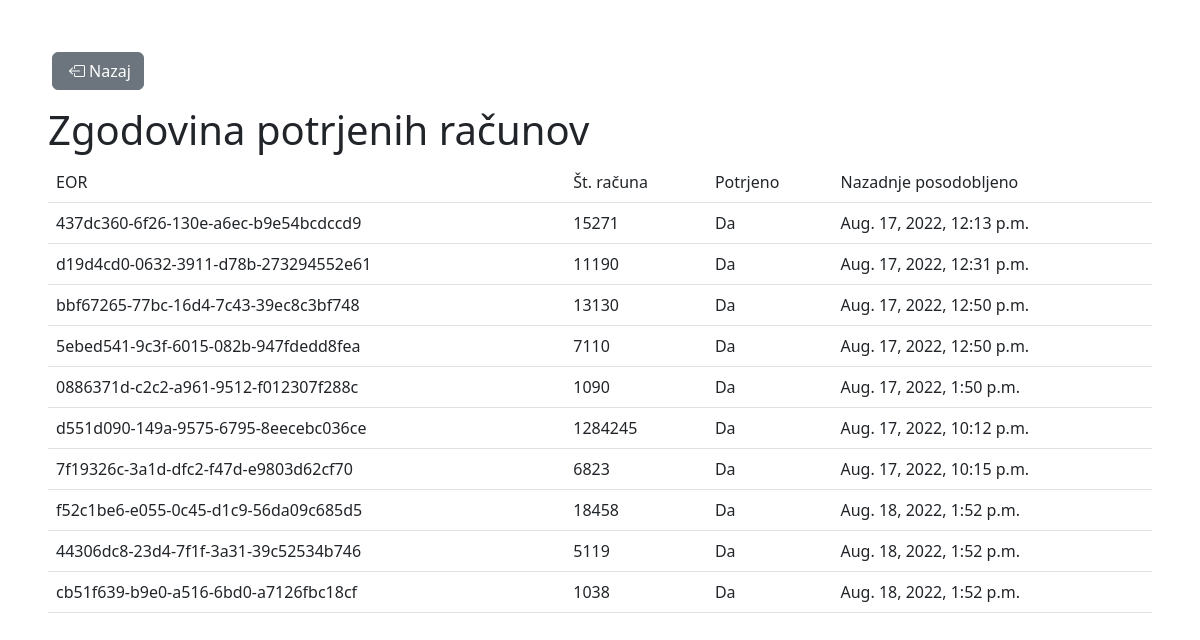
The app's page /racuni/zgodovina/ with its own data.
### racuni/models.py (models this page shows, shortened)
class Bill(models.Model):
    eor = models.CharField(max_length=100, primary_key=True)
    producer = models.ForeignKey(Company, on_delete=models.CASCADE)
    bill_number = models.CharField(max_length=200)
    seller = models.CharField(max_length=200)
    last_updated = models.DateTimeField('last updated')
    tax_level = models.FloatField()
    zoi = models.CharField(max_length=200)
    status = models.BooleanField()

### racuni/views.py (the view)
# urls.py: path('zgodovina/', views.HistoryView.as_view(), name='history'),
class HistoryView(generic.ListView):
    template_name = 'racuni/history.html'
    context_object_name = 'bills_list'
    def get_queryset(self):
        return Bill.objects.filter(status=True)

### racuni/templates/racuni/history.html (shortened to what this page needs)
<!DOCTYPE html>
<html lang="en">
<head>
    <link rel="stylesheet" href="https://cdn.jsdelivr.net/npm/bootstrap@5.2.0-beta1/dist/css/bootstrap.min.css"
>
    <link rel="stylesheet" href="https://cdn.jsdelivr.net/npm/bootstrap-icons@1.9.1/font/bootstrap-icons.css">
</head>
<body>
<div class="m-5">
    <a href="{% url 'index' %}" class="m-1 mb-3 btn btn-secondary"><i class="bi bi-box-arrow-left m-1"></i>Nazaj</a>
    <h1>Zgodovina potrjenih računov </h1>
    {% if bills_list %}
        <table class="table">
            <tr>
                <td>EOR</td>
                <td>Št. računa</td>
                <td>Potrjeno</td>
                <td>Nazadnje posodobljeno</td>
            </tr>
            {% for bill in bills_list %}
                <tr>
                    <td>{{ bill.eor }}</td>
                    <td>{{ bill.bill_number }}</td>
                    <td> Da</td>
                    <td>{{ bill.last_updated }}</td>
                </tr>
            {% endfor %}
        </table>
    {% else %}
        <h2>Nimate še potrjenih računov</h2>
    {% endif %}
</div>
</body>
</html>

### records on screen
Bill: eor "437dc360-6f26-130e-a6ec-b9e54bcdccd9", bill_number "15271", last_updated "Aug. 17, 2022, 12:13 p.m."
Bill: eor "d19d4cd0-0632-3911-d78b-273294552e61", bill_number "11190", last_updated "Aug. 17, 2022, 12:31 p.m."
Bill: eor "bbf67265-77bc-16d4-7c43-39ec8c3bf748", bill_number "13130", last_updated "Aug. 17, 2022, 12:50 p.m."
Bill: eor "5ebed541-9c3f-6015-082b-947fdedd8fea", bill_number "7110", last_updated "Aug. 17, 2022, 12:50 p.m."
Bill: eor "0886371d-c2c2-a961-9512-f012307f288c", bill_number "1090", last_updated "Aug. 17, 2022, 1:50 p.m."
Bill: eor "d551d090-149a-9575-6795-8eecebc036ce", bill_number "1284245", last_updated "Aug. 17, 2022, 10:12 p.m."
Bill: eor "7f19326c-3a1d-dfc2-f47d-e9803d62cf70", bill_number "6823", last_updated "Aug. 17, 2022, 10:15 p.m."
Bill: eor "f52c1be6-e055-0c45-d1c9-56da09c685d5", bill_number "18458", last_updated "Aug. 18, 2022, 1:52 p.m."
Bill: eor "44306dc8-23d4-7f1f-3a31-39c52534b746", bill_number "5119", last_updated "Aug. 18, 2022, 1:52 p.m."
Bill: eor "cb51f639-b9e0-a516-6bd0-a7126fbc18cf", bill_number "1038", last_updated "Aug. 18, 2022, 1:52 p.m."
